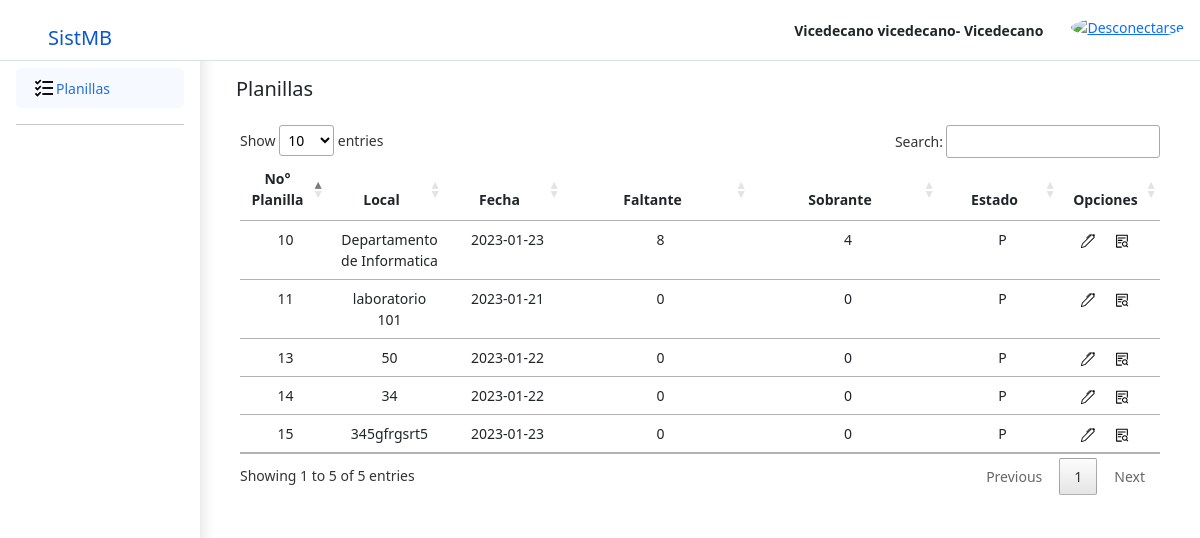
The page /Planilla/ (signed in) on the database its author committed.
### app/models.py (models this page shows, shortened)
class User(AbstractBaseUser, PermissionsMixin):
    username = models.CharField(max_length=255, unique=True, validators=[validate_username])
    name = models.CharField(max_length=255 , validators=[validate_name])
    apellidos = models.CharField(max_length=255 , validators=[validate_name])
    ci = models.CharField(max_length=11, unique=True, null=False, blank=False, validators=[validate_ci])
    tfno = models.CharField(max_length=50 , validators=[tfno_regex])
    is_active = models.BooleanField(default=True)
    is_staff = models.BooleanField(default=False)
    objects = OwnUserManager()
    USERNAME_FIELD = 'username'
    REQUIRED_FIELDS = ['name', 'apellidos', 'ci', 'tfno']
    def has_perm(self, perm, obj=None):
        return True
    @property
    def if_staff(self):
        return self.is_staff

class Planilla(models.Model):
        local = models.OneToOneField(Local, on_delete=models.CASCADE,primary_key=True)
        fecha =  models.DateField(blank=False, null=False, auto_now=True)
        faltante = models.IntegerField(default=0,blank=True, null=True,validators=[MinValueValidator(0 , "La cantidad debe ser mayor o igual a 0")])
        sobrante = models.IntegerField(default=0,blank=True, null=True,validators=[MinValueValidator(0 , "La cantidad debe ser mayor o igual a 0")])
        estado = models.CharField(max_length=255,choices=estadomedioBasico.choices, null=False, blank=False,default='P')

class Local(models.Model):
    nombre = models.CharField(max_length=255)
    tipo = models.CharField(max_length=255,choices=tipo.choices)
    def __str__(self):
        return self.nombre

### app/views.py (the view)
@method_decorator([Vicedecano],name='dispatch')
class PlanillaListView(LoginRequiredMixin, PermissionRequiredMixin, ListView):
    model = Planilla
    template_name = 'planilla/index.html'
    permission_required = 'app.view_planilla'
    def get_context_data(self, **kwargs):
        context = super().get_context_data(**kwargs)
        context['title'] = 'Listado de Planillaes'
        return context

### app/decorador.py (called while the page is built)
def Vicedecano(function=None, redirect_field_name=REDIRECT_FIELD_NAME, login_url='login'):
    group = Group.objects.filter(name="Vicedecano").first()
    actual_decorator = user_passes_test(
        lambda u: u.is_active and (group in u.groups.all()) or u.is_superuser,
        login_url=login_url,
        redirect_field_name=redirect_field_name
    )
    if function:
        return actual_decorator(function)
    return actual_decorator

### app/templatetags/grupo_tag.py (called while the page is built)
@register.filter(name='has_group')
def has_group(user, group_name):
    group = Group.objects.filter(name=group_name)
    if group:
        group = group.first()
        return group in user.groups.all()
    else:
        return False

### app/templates/planilla/index.html (shortened to what this page needs)
{% extends "base.html" %}
{% load static %}
{% block styles %}
    <link rel="stylesheet" href="{% static 'css/dashboard/dashboard.css' %}">
{% endblock styles %}
{% block content %}
    {% include "header.html" %}
    <div class="container-fluid">
        <div class="row">
            {% include "sidebar.html" %}
            <main class="col-md-9 ms-sm-auto col-lg-10 px-md-4 pb-5 scrollarea">
                <div class="container mt-3 ">
                    <h1 class="fs-5">Planillas</h1>
                </div>
                <div class="card border-0">
                    <div class="card-body">
                        <div class="table-responsive">
                            <table id="planillaTable" class="table table-hover table-sm ">
                                <thead>
                                <tr>
                                    <th scope="col" class="text-center" style="width: 10%">No° Planilla</th>
                                    <th scope="col" class="text-center" style="width: 10%">Local</th>
                                    <th scope="col" class="text-center" style="width: 15%">Fecha</th>
                                    <th scope="col" class="text-center" style="width: 25%">Faltante</th>
                                    <th scope="col" class="text-center" style="width: 25%">Sobrante</th>
                                    <th scope="col" class="text-center" style="width: 25%">Estado</th>
                                    {% if perms.app.change_planilla or perms.app.delete_planilla %}
                                        <th scope="col" class="text-center" style="width: 10%">Opciones</th>
                                    {% endif %}
                                </tr>
                                </thead>
                                <tbody>
                                {% for planilla in object_list %}
                                    <tr>
                                        <td class="text-center">{{ planilla.local.id | escape }}</td>
                                        <td class="text-center">{{ planilla.local | escape }}</td>
                                        <td class="text-center">{{ planilla.fecha | escape }}</td>
                                        <td class="text-center">{{ planilla.faltante | escape }}</td>
                                        <td class="text-center">{{ planilla.sobrante | escape }}</td>
                                        <td class="text-center">{{ planilla.estado | escape }}</td>
                                        {% if perms.app.change_planilla or perms.app.delete_planilla %}
                                            <td>
                                                {% if perms.bugfinder.change_planilla %}
                                                    <a id="" class=" mx-1 px-1 text-decoration-none" title="Editar"
                                                       href="{% url 'editar_planilla' planilla.local.id%}">
                                                        <img class=""
                                                             src="{% static 'imag/bootstrap-icons/pen.svg' %}"
                                                             alt="Modificar" width="14" height="14">
                                                    </a>
                                                {% endif %}
                                                {% if perms.bugfinder.delete_planilla %}
                                                    <a id="" class=" mx-1 px-1 text-decoration-none"
                                                       title="Detalles"
                                                       href="{% url 'detalles_planilla' planilla.local.id %}">
                                                        <img class=""
                                                             src="{% static 'imag/bootstrap-icons/details-4.svg' %}"
                                                             alt="Eliminar" width="14" height="14">
                                                    </a>
                                                {% endif %}
                                            </td>
                                        {% endif %}
                                    </tr>
                                {% endfor %}
                                </tbody>
                            </table>
                        </div>
                    </div>
                </div>
            </div>
    </div>
{% endblock content %}

### app/templates/base.html (shortened to what this page needs)
{% load static %}
<!doctype html>
<html lang="es">
<head>
    <link rel="stylesheet" href="{% static 'lib/bootstrap-5.2.2/css/bootstrap.min.css' %}">
    <link rel="stylesheet" href="{% static 'lib/DataTables/DataTables-1.12.1/css/jquery.dataTables.min.css' %}">
    <link rel="stylesheet" href="{% static 'css/sidebars.css' %}">
    <link rel="stylesheet" href="{% static 'css/estilo.css' %}">
    <link rel="stylesheet" href="{% static 'lib/DataTables/responsive/2.3.0/css/responsive.bootstrap5.min.css' %}">
    {% block styles %}
    {% endblock %}
</head>
<body {% block bodyclass %}{% endblock %}>
{% block content %}
{% endblock %}
</body>
</html>

### app/templates/header.html (shortened to what this page needs)
{% load static %}
{% load grupo_tag %}
<header id="header" class="navbar sticky-top bg-white   flex-md-nowrap pe-3 py-0 align-items-center border-bottom ">
    <a class="logo  col-md-3 col-lg-2  ps-5 align-items-center fs-1 text-decoration-none" href="{% url 'principal' %}"> <span
            class="h5">SistMB</span></a>
    <div class="navbar-nav">
        <div class="nav-item text-nowrap d-flex flex-wrap align-items-center">
            <ul class="nav mb-md-0 ">
                <li>
                    <div class="p-1">
                        <span class="me-2"><strong>{{request.user.name}} {{request.user.apellidos}}-
                            {%if request.user|has_group:"Vicedecano"%}
                            Vicedecano
                            {%endif%}
                        </strong></span>
                    </div>
                </li>
                <li class="ms-3">
                    <a class="" href="{% url 'logout' %}" id="logout" title="Salir">
                        <img src=" {% static  'imag/bootstrap-icons/power.svg' %}" alt="Desconectarse"
                             class="rounded-circle" width="24" height="24">
                    </a>
                </li>
            </ul>
        </div>
    </div>
</header>

### app/templates/sidebar.html (shortened to what this page needs)
{% load static %}
{% load grupo_tag %}
<nav id="sidebarMenu" class="sidebar col-md-3 col-lg-2 d-md-block shadow collapse scrollarea">
    <div class="position-sticky p-3">
        <ul class="nav flex-column sidebar-nav">
            {% if request.user|has_group:"Vicedecano" or request.user.if_staff %}
            <li class="nav-item  mt-1 ">
                <a class="nav-link d-flex align-items-center {% if request.path == '/Planilla/' %}active{% endif %}"
                   href="{% url 'planilla' %}">
                   <img class=""src="{% static 'imag/bootstrap-icons/list-task-list-task-tasklist-checklist-check-editor-svgrepo-com.svg' %}"alt="Eliminar" width="24" height="24">
                    <span class="fs-7 text-center">Planillas</span>
                </a>
            </li>
            <div class="col ps-0">
                <hr class="mb-0 ">
            </div>
            {%endif%}
        </ul>
    </div>
</nav>

### app/static/css/sidebars.css (style rules this page uses)
.scrollarea { overflow-y: auto; }

### app/static/css/dashboard/dashboard.css (style rules this page uses)
body { font-size: .875rem; }
.sidebar { position: fixed; top: 0; bottom: 0; left: 0; z-index: 100; padding: 48px 0 0; box-shadow: inset -1px 0 0 rgba(0, 0, 0, .1); }
.sidebar .nav-link { font-weight: 500; color: #333; }
.sidebar .nav-link.active { color: #2470dc; background: #f6f9ff; border-radius: 5px }

### rows shown on the page
User: user.name "Vicedecano", user.apellidos "vicedecano"
Planilla: local.id "10", local "Departamento de Informatica", fecha "2023-01-23", faltante "8", sobrante "4", estado "P"
Planilla: local.id "11", local "laboratorio 101", fecha "2023-01-21", faltante "0", sobrante "0", estado "P"
